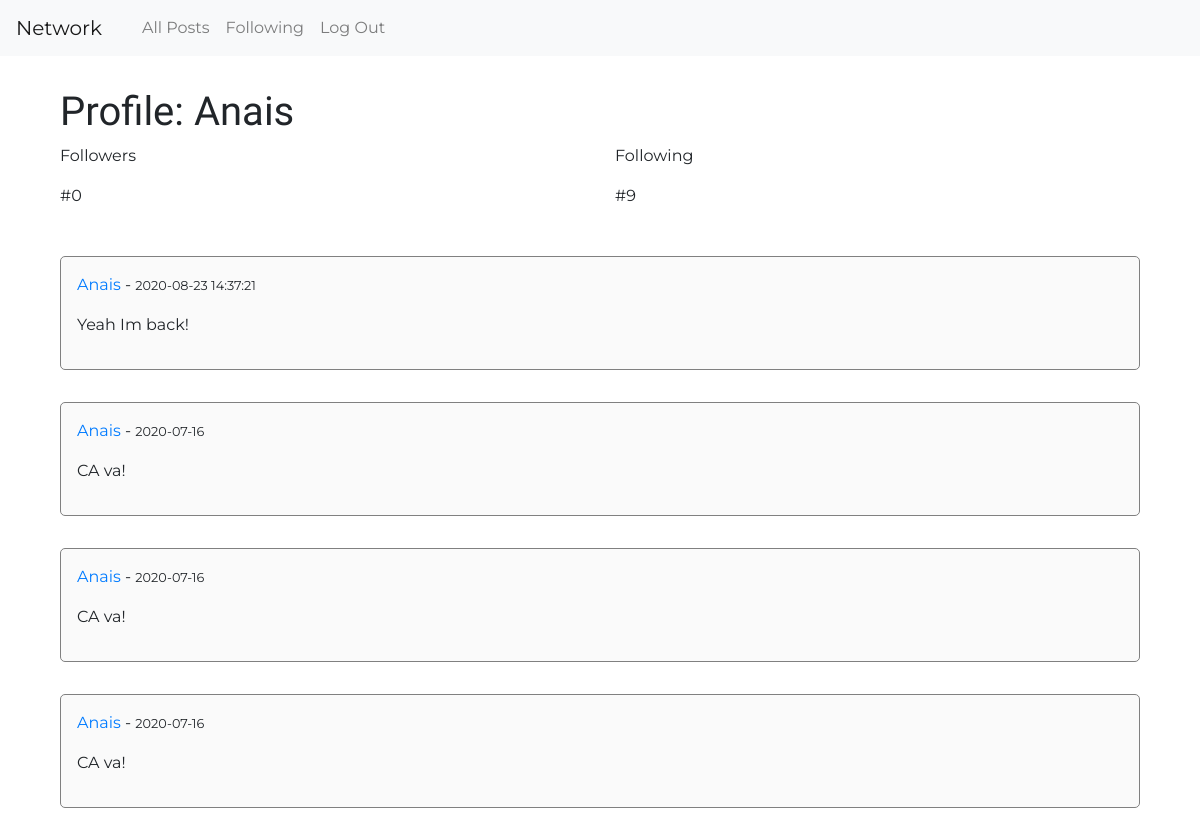
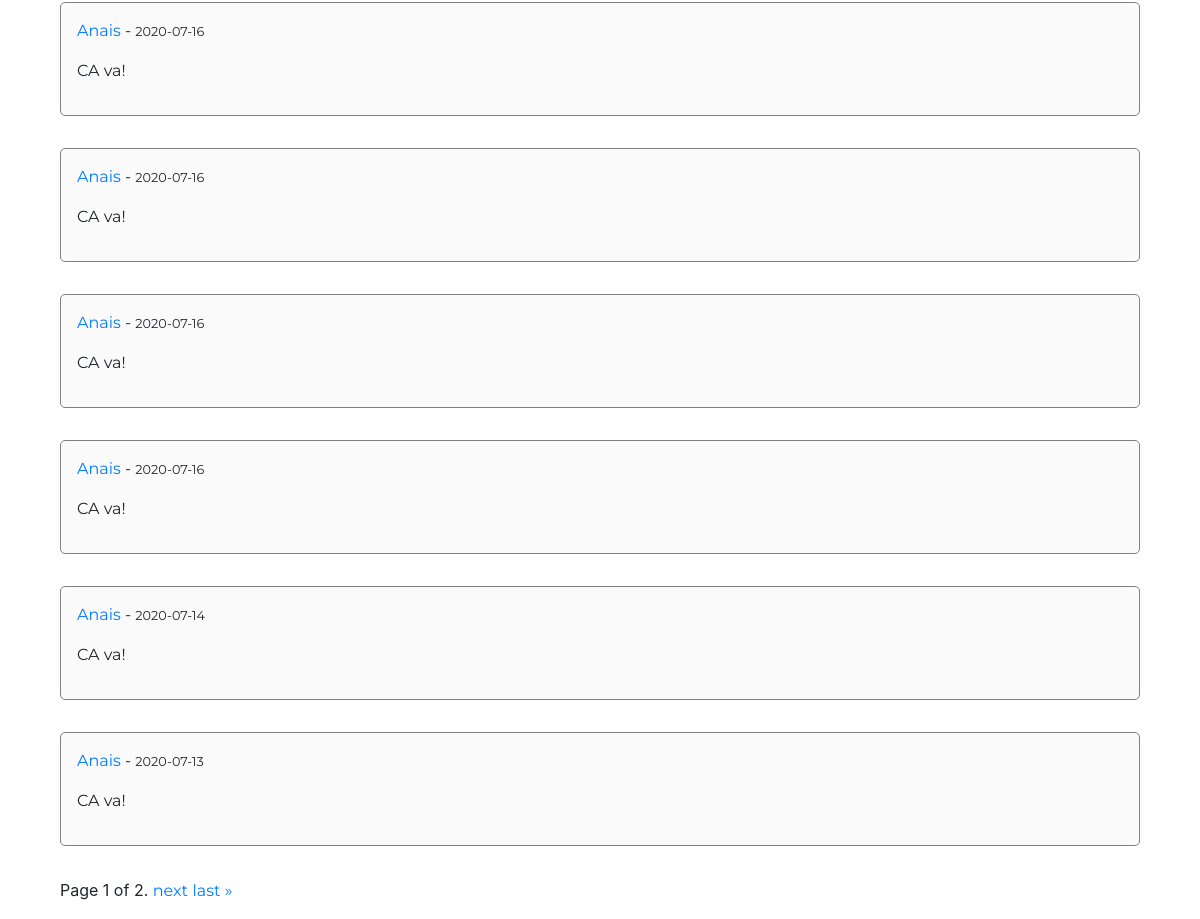
Page /user/1 on the committed database (2 pictures, top to bottom).
### network/models.py (models this page shows, shortened)
class User(AbstractUser):
    pass

class Post(models.Model):
	post_id = models.AutoField(primary_key=True)
	post_username = models.CharField(max_length=100)
	post_user_id= models.CharField(max_length=11, blank=True, null=True)
	post_date = models.CharField(max_length=11, blank=True, null=True)
	post_message = models.CharField(max_length=600)
	post_likes = models.CharField(max_length=600)
	post_comments = models.CharField(max_length=600)

### network/views.py (the view)
# urls.py: path("user/<int:user_id>", views.profile, name="profile"),
def profile(request, user_id):
    auth_user = request.user
    user = User.objects.get(pk=user_id)
    followers = Follow.objects.all().filter(user_id=user_id)
    totalFollowers = followers.count()
    followings = Follow.objects.all().filter(following_id=user_id)
    totalFollowing = followings.count()
    username = user.username
    posts = Post.objects.all().order_by('-post_id').filter(post_username=username)
    is_following = Follow.objects.all().filter(user_id=request.user.id).filter(following_id=user_id)
    print(is_following)
    if not is_following :
        is_following = False
    else:
        is_following = True
    paginator = Paginator(posts, 10)
    page_number = request.GET.get('page')
    page_obj = paginator.get_page(page_number)
    likes = Like.objects.all()
    return render(request, "network/profile.html", {'user': user, 'auth_user': auth_user, 'totalFollowing': totalFollowing, 'totalFollowers': totalFollowers, 'is_following': is_following, 'page_obj': page_obj, 'likes': likes})

### network/templates/network/profile.html (shortened to what this page needs)
{% extends "network/layout.html" %}
{% block body %}
<section class="w-90" >
  <div class="posts">
    <h1>Profile: {{ user.username }} </h1>
    <div class="row">
      <div class="col-sm-12 col-md-6">
        <p>Followers</p>
        <p>#{{ totalFollowers }}</p>
      </div>
      <div class="col-sm-12 col-md-6">
        <p>Following</p>
        <p>#{{ totalFollowing }}</p>
      </div>
    </div>
{% include "network/posts_block.html" %}
{% include "network/pagination.html" %}
</section>
{% endblock %}

### network/templates/network/layout.html (shortened to what this page needs)
{% load static %}
<!DOCTYPE html>
<html lang="en">
    <head>
        <link rel="stylesheet" href="https://stackpath.bootstrapcdn.com/bootstrap/4.4.1/css/bootstrap.min.css">
        <link rel="stylesheet" href="{% static 'network/styles.css' %}" >
       <link rel="stylesheet" href="https://use.fontawesome.com/releases/v5.8.2/css/all.css">
    </head>
    <body>
        <nav class="navbar navbar-expand-lg navbar-light bg-light">
            <a class="navbar-brand" href="{% url 'index' %}">Network</a>
            <div>
              <ul class="navbar-nav mr-auto">
                {% if user.is_authenticated %}
                    <li class="nav-item">
                        <a class="nav-link" href="/user/{{ auth_user.id }}"><strong>{{ auth_user.username }}</strong></a>
                    </li>
                {% endif %}
                <li class="nav-item">
                  <a class="nav-link" href="{% url 'all_posts' %}">All Posts</a>
                </li>
                {% if user.is_authenticated %}
                    <li class="nav-item">
                        <a class="nav-link" href="{% url 'following' %}">Following</a>
                    </li>
                    <li class="nav-item">
                        <a class="nav-link" href="{% url 'logout' %}">Log Out</a>
                    </li>
                {% endif %}
              </ul>
            </div>
          </nav>
        <div class="body">
            {% block body %}
            {% endblock %}
        </div>
    </body>
</html>

### network/templates/network/posts_block.html (shortened to what this page needs)
{% for post in page_obj %}
<div id="{{ post.post_id }}" class="new-post-container">
  <div class="tweet-header">
      <p><span class="lil-title"><a href="/user/{{ post.post_user_id }}">{{ post.post_username }}</a></span>  - <small>{{ post.post_date }}</small></span>
  </div>
  <div class="tweet-body">
    <p class="tweetComment">{{ post.post_comments }}</p>
  </div>
</div>
{% endfor %}

### network/templates/network/pagination.html (shortened to what this page needs)
<div class="pagination my-3">
    <span class="step-links">
        <span class="current">
            Page {{ page_obj.number }} of {{ page_obj.paginator.num_pages }}.
        </span>
        {% if page_obj.has_next %}
            <a href="?page={{ page_obj.next_page_number }}">next</a>
            <a href="?page={{ page_obj.paginator.num_pages }}">last &raquo;</a>
        {% endif %}
    </span>
</div>

### network/static/network/styles.css (style rules this page uses)
h1, h2, h3, h4, h5, h6 { font-family: 'Alata', sans-serif; }
p, a, li, label, textarea { font-family: 'Montserrat', sans-serif; }
.w-90 { width:90%; margin: auto; }
.navbar { margin-bottom: 2em; }
.new-post-container { border: 1px solid grey; padding: 1em; border-radius: 5px; background-color: #fafafa; margin: 2em auto; }

### rows in the picture
User: username "Anais"
Post: post_username "Anais", post_date "2020-08-23 14:37:21", post_comments "Yeah Im back!"
Post: post_username "Anais", post_date "2020-07-16", post_comments "CA va!"
Post: post_username "Anais", post_date "2020-07-16", post_comments "CA va!"
Post: post_username "Anais", post_date "2020-07-16", post_comments "CA va!"
Post: post_username "Anais", post_date "2020-07-16", post_comments "CA va!"
Post: post_username "Anais", post_date "2020-07-16", post_comments "CA va!"
Post: post_username "Anais", post_date "2020-07-16", post_comments "CA va!"
Post: post_username "Anais", post_date "2020-07-16", post_comments "CA va!"
Post: post_username "Anais", post_date "2020-07-14", post_comments "CA va!"
Post: post_username "Anais", post_date "2020-07-13", post_comments "CA va!"

### other values in the picture
{{ totalFollowers }} "0"
{{ totalFollowing }} "9"
{{ page_obj.number }} "1"
{{ page_obj.paginator.num_pages }} "2"
